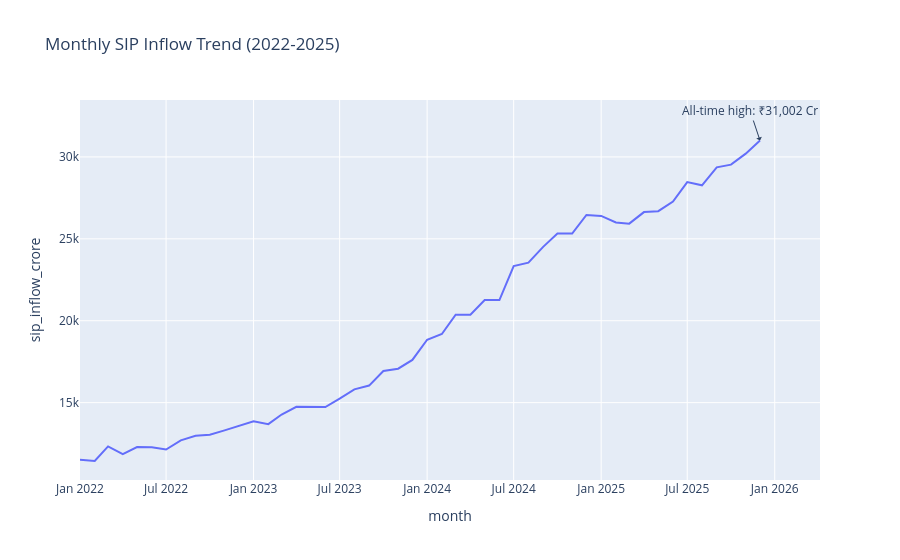

Here is the notebook cell this chart was saved with:
### Code cell
# 3. SIP inflow time-series
fig = px.line(df_sip, x='month', y='sip_inflow_crore', title='Monthly SIP Inflow Trend (2022-2025)')
fig.add_annotation(x='2025-12', y=31002, text='All-time high: ₹31,002 Cr', showarrow=True, arrowhead=1)
fig.write_image('../reports/charts/sip_inflow.png', engine='kaleido', width=1000, height=600)
fig.show()

### Figure 1 — Plotly figure (JSON) as saved in the notebook; plotly's stock layout.template omitted (floating-point values rounded to 4 significant figures)
{"data": [{"hovertemplate": "month=%{x}<br>sip_inflow_crore=%{y}<extra></extra>", "legendgroup": "", "line": {"color": "#636efa", "dash": "solid"}, "marker": {"symbol": "circle"}, "mode": "lines", "name": "", "orientation": "v", "showlegend": false, "type": "scatter", "x": ["2022-01", "2022-02", "2022-03", "2022-04", "2022-05", "2022-06", "2022-07", "2022-08", "2022-09", "2022-10", "2022-11", "2022-12", "2023-01", "2023-02", "2023-03", "2023-04", "2023-05", "2023-06", "2023-07", "2023-08", "2023-09", "2023-10", "2023-11", "2023-12", "2024-01", "2024-02", "2024-03", "2024-04", "2024-05", "2024-06", "2024-07", "2024-08", "2024-09", "2024-10", "2024-11", "2024-12", "2025-01", "2025-02", "2025-03", "2025-04", "2025-05", "2025-06", "2025-07", "2025-08", "2025-09", "2025-10", "2025-11", "2025-12"], "xaxis": "x", "y": [11517, 11438, 12328, 11863, 12286, 12276, 12140, 12694, 12976, 13040, 13306, 13573, 13856, 13687, 14276, 14749, 14749, 14734, 15245, 15814, 16042, 16928, 17073, 17610, 18838, 19187, 20371, 20371, 21262, 21262, 23332, 23547, 24509, 25323, 25320, 26459, 26400, 25999, 25926, 26632, 26688, 27274, 28464, 28265, 29361, 29529, 30200, 31002], "yaxis": "y"}], "layout": {"annotations": [{"arrowhead": 1, "showarrow": true, "text": "All-time high: ₹31,002 Cr", "x": "2025-12", "y": 31002}], "legend": {"tracegroupgap": 0}, "title": {"text": "Monthly SIP Inflow Trend (2022-2025)"}, "xaxis": {"anchor": "y", "domain": [0.0, 1.0], "title": {"text": "month"}}, "yaxis": {"anchor": "x", "domain": [0.0, 1.0], "title": {"text": "sip_inflow_crore"}}}}
